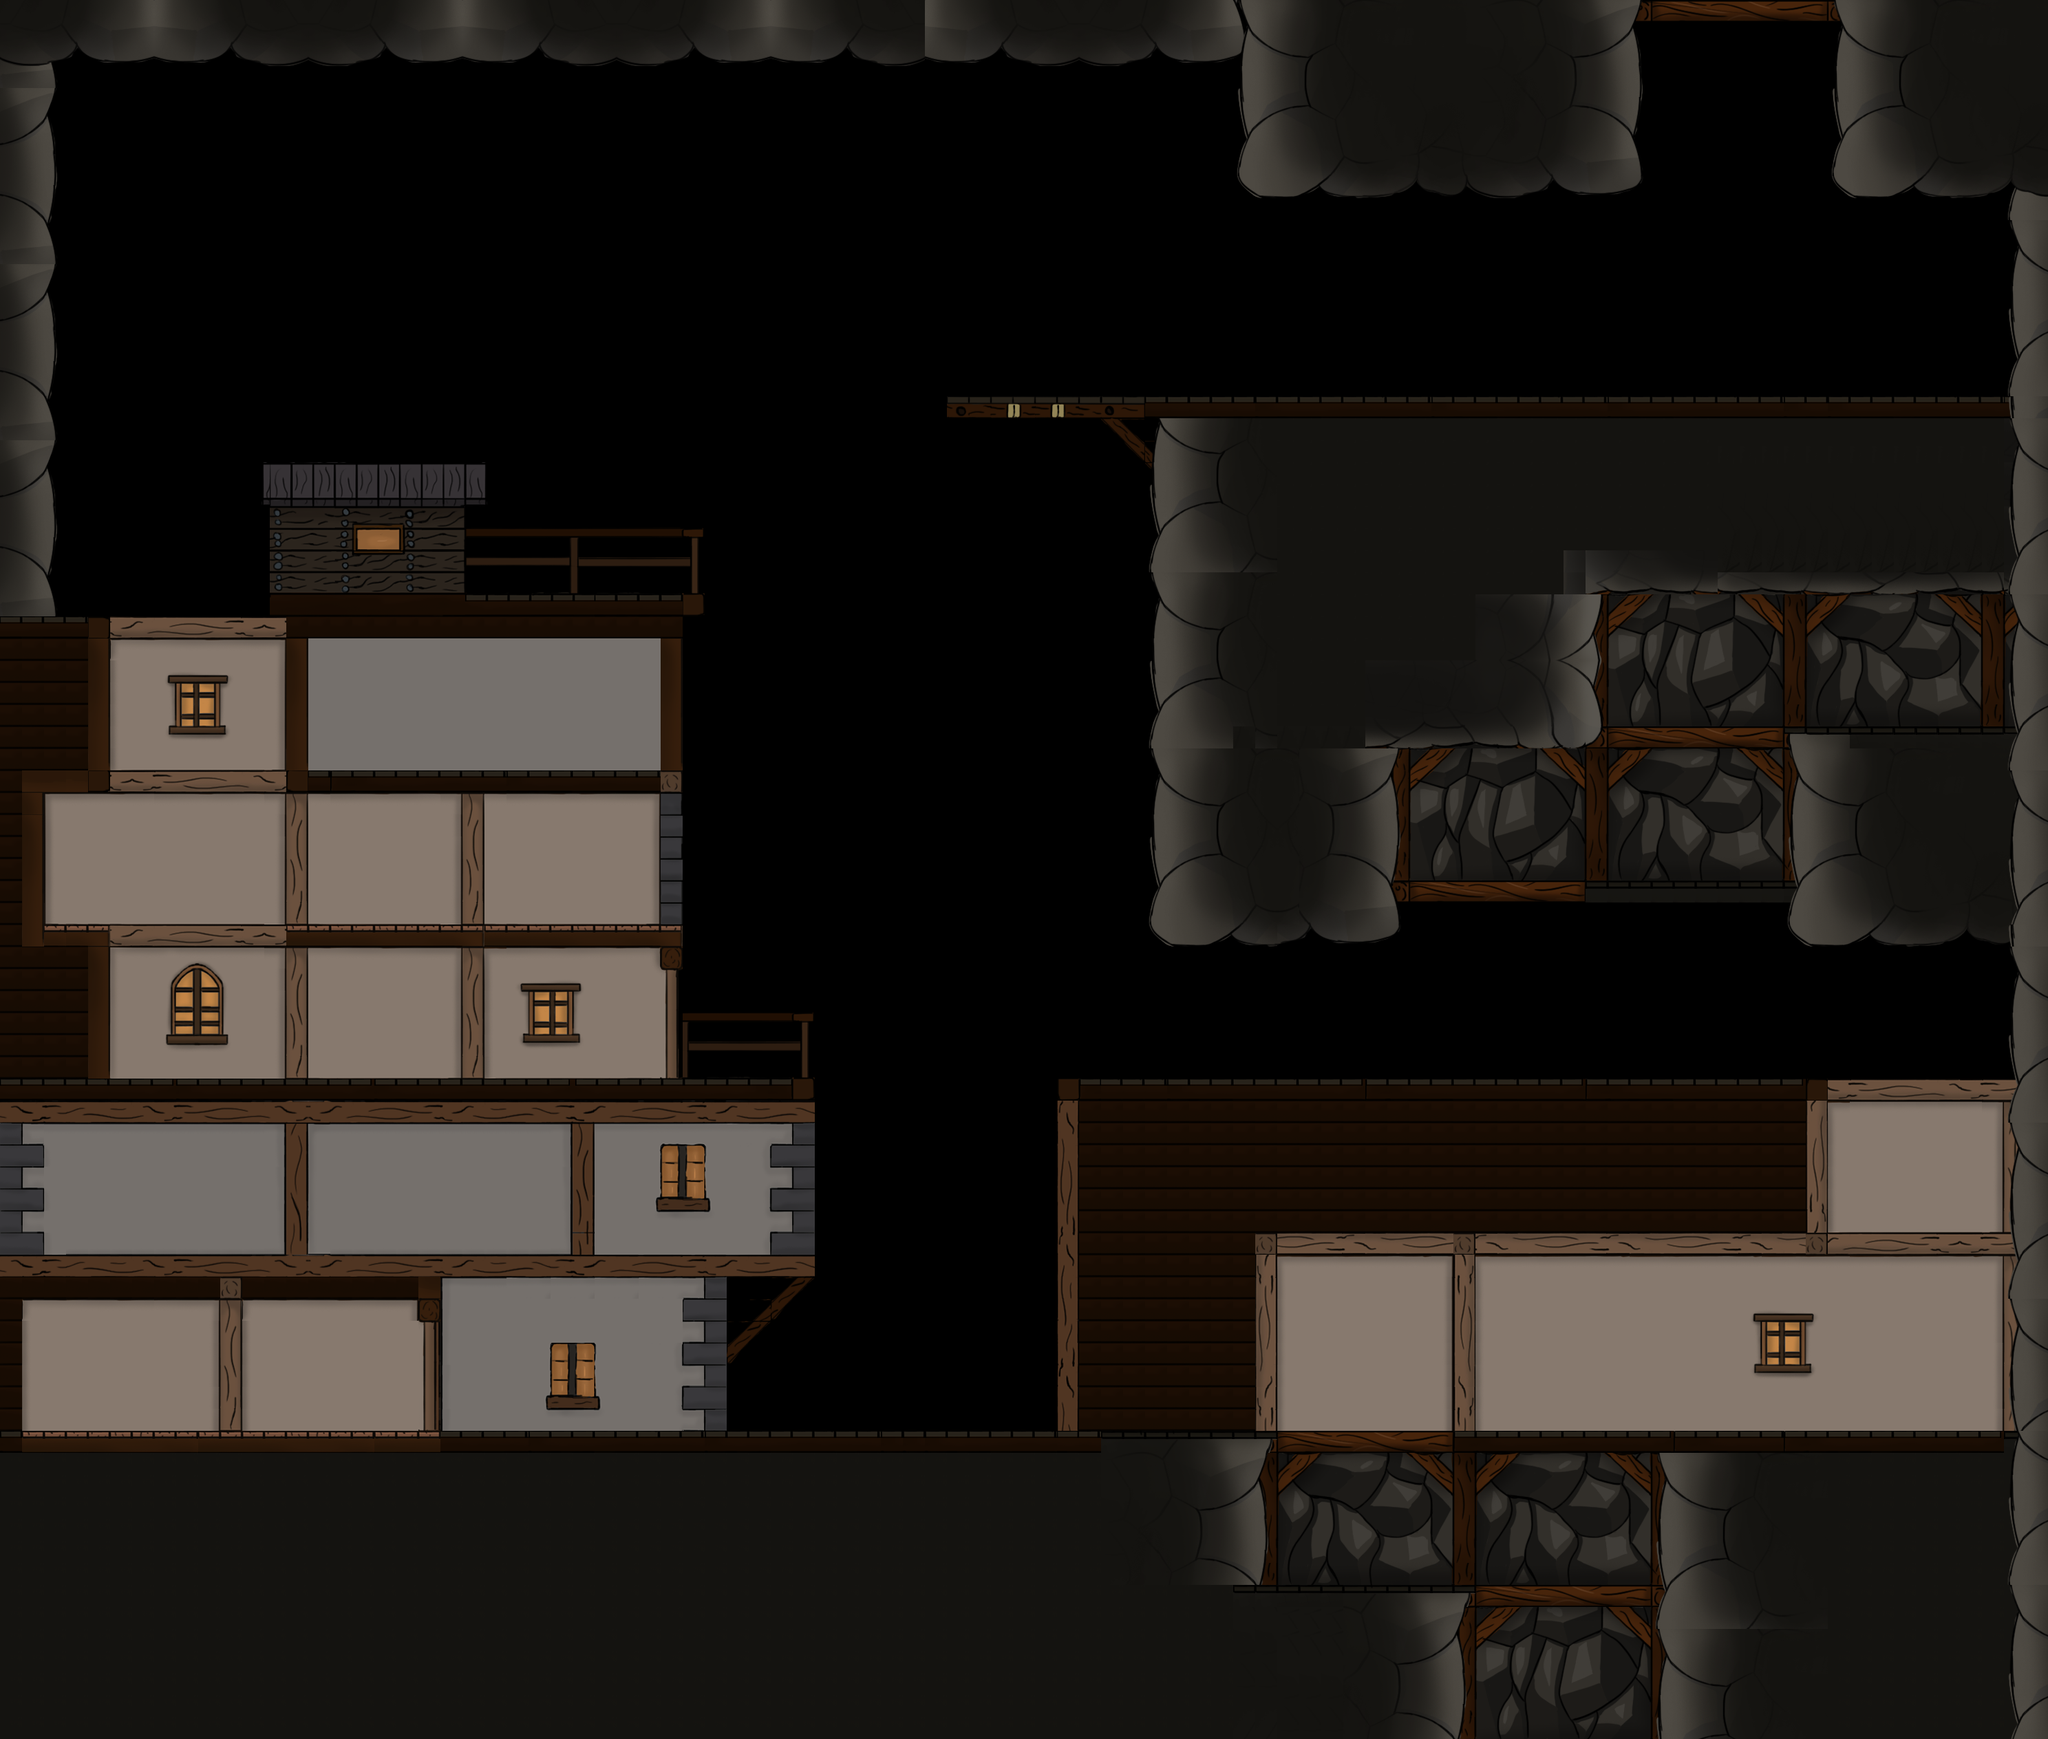

This game map was drawn from its Tiled (.tmx) file and the tilesets committed beside it. A one-line description and the trimmed map source follow:
An orthogonal 93x79 tile map with 32x32 px tiles, 6 tile layers (Fond, Platforms, Chargement, Secret, ...) and 7 objects.

<map version="1.4" tiledversion="1.4.3" orientation="orthogonal" renderorder="right-down" width="93" height="79" tilewidth="32" tileheight="32" infinite="0" nextlayerid="15" nextobjectid="10">
 <editorsettings>
  <export target="level_Part_2.json" format="json" />
 </editorsettings>
 <tileset firstgid="1" name="Decors" tilewidth="32" tileheight="32" tilecount="2240" columns="56">
  <image source="Decors.png" width="1792" height="1280" />
 </tileset>
 <layer id="2" name="Fond" width="93" height="79">
  <data>[7347 cells, 3104 non-empty, 479 distinct tile ids]</data>
 </layer>
 <layer id="1" name="Platforms" width="93" height="79">
  <data>[7347 cells, 2212 non-empty, 471 distinct tile ids]</data>
 </layer>
 <layer id="3" name="Chargement" width="93" height="79">
  <data>[7347 cells, 0 non-empty, 0 distinct tile ids]</data>
 </layer>
 <layer id="4" name="Secret" width="93" height="79">
  <data>[7347 cells, 7 non-empty, 7 distinct tile ids]</data>
 </layer>
 <layer id="5" name="Porte" width="93" height="79">
  <data>[7347 cells, 6 non-empty, 6 distinct tile ids]</data>
 </layer>
 <layer id="6" name="Zone_mort" width="93" height="79">
  <data>[7347 cells, 0 non-empty, 0 distinct tile ids]</data>
 </layer>
 <objectgroup id="7" name="tresor">
  <object id="2" x="224.97" y="2000.12">
   <point />
  </object>
 </objectgroup>
 <objectgroup id="8" name="clef">
  <object id="3" x="819.879" y="1047.03">
   <point />
  </object>
 </objectgroup>
 <objectgroup id="9" name="bombe">
  <object id="4" x="2772" y="974">
   <point />
  </object>
 </objectgroup>
 <objectgroup id="10" name="soldat">
  <object id="5" x="377.879" y="1460">
   <point />
  </object>
 </objectgroup>
 <objectgroup id="11" name="archer">
  <object id="1" x="114.273" y="1254.97">
   <point />
  </object>
 </objectgroup>
 <objectgroup id="12" name="chimiste" />
 <objectgroup id="13" name="colosse">
  <object id="6" x="1313.58" y="1929.39">
   <point />
  </object>
 </objectgroup>
 <objectgroup id="14" name="Porte">
  <object id="8" x="627.273" y="1975.76">
   <point />
  </object>
 </objectgroup>
</map>
